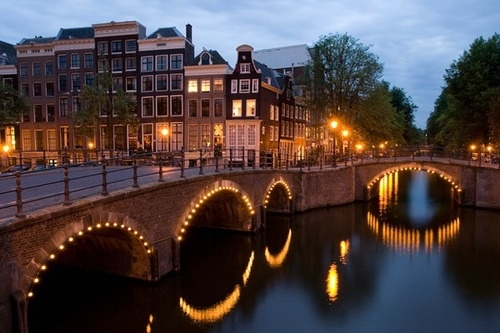
#> input picture imagens/ponte.jpg, 500 x 333 px
$ python contour.py imagens/ponte.jpg out.png
#> lines starting #> are read from the running program, lines starting #| are printed output that depends on the picture
import sys
from PIL import Image, ImageFilter

if __name__ == "__main__":
    print(f'Quantos argumentos: {len(sys.argv)}')
    for i, arg in enumerate(sys.argv):
        print(f"Argumento {i}: {arg}")

imagemOriginal = Image.open(sys.argv[1])
#> imagemOriginal is the input picture: PIL image 500x333 RGB; mean R, G, B 79.6, 67.1, 68.1
imagemComFiltro = imagemOriginal.filter(ImageFilter.CONTOUR)
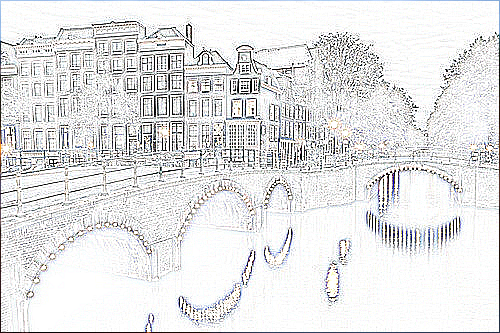
#> imagemComFiltro: PIL image 500x333 RGB; mean R, G, B 227, 227.3, 227.8
imagemComFiltro.save(sys.argv[2])
